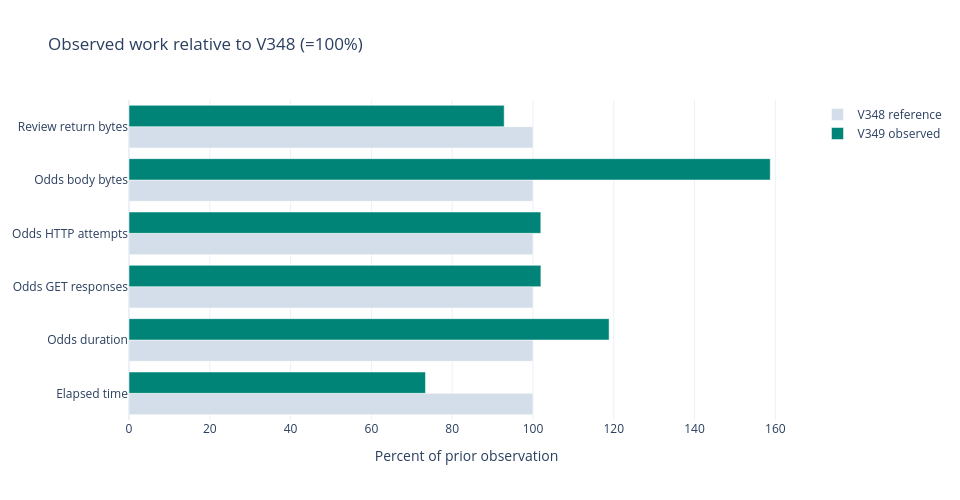

The code cell stored with this chart in its notebook:
### Markdown cell above
## Faster overall, with the source bottleneck still visible

The same 302 fitted operations and accepted scientific result were preserved.
End-to-end elapsed time fell 26.61%, from 550.57 to 404.06 seconds.
The odds phase became slower and downloaded more bytes: a decoder change deliberately
reinspected 7,700 prior negative objects. One-time custody-verified cleanup released
496,082,944 allocated bytes; 2,795,630,592 bytes were free afterward.

These are sequential observations, not a controlled concurrency benchmark.
Provider latency and background load were not controlled. Request counts cover
the odds worker and exclude archival transfers. Negative percentage reductions mean
growth, not savings. All 7,698 former hash-failure keys left the negative ledger,
while two other deterministic failures remained. That does not prove semantic
resolution: 7,774 broader owned containers remain unknown, with zero market admissions.

The recent ten-run ledger has zero SUCCESS, six PARTIAL and four STOPPED owner outcomes.
Three completed V349 workstreams do not create an overall success. The older V48
aggregate counters are reported history with overlapping categories; missing intermediate
executions prevent an exact updated all-time total.

### Code cell
import io, base64
import matplotlib.pyplot as plt
import plotly.graph_objects as go
from owner_replay import comparison_rows
measured = pd.DataFrame(comparison_rows(replay))
display(measured)
display(pd.DataFrame([replay['storage']]).T.rename(columns={0: 'Observed'}))
display(pd.DataFrame([replay['source_transition']]).T.rename(columns={0: 'Observed'}))
labels = ['Elapsed time', 'Odds duration', 'Odds GET responses',
          'Odds HTTP attempts', 'Odds body bytes', 'Review return bytes']
relative = (100 * measured['after'] / measured['before']).tolist()
before_label = replay['comparison']['baseline']['execution'].upper()
after_label = replay['execution'].upper()
comparison = go.Figure()
comparison.add_bar(y=labels, x=[100] * len(labels), name=before_label + ' reference',
                   orientation='h', marker_color='#d4deea')
comparison.add_bar(y=labels, x=relative, name=after_label + ' observed', orientation='h',
                   marker_color='#008477')
comparison.update_layout(title='Observed work relative to ' + before_label + ' (=100%)',
                         barmode='group', width=960, height=500,
                         template='plotly_white',
                         xaxis_title='Percent of prior observation')
static, ax = plt.subplots(figsize=(10, 5.2), layout='constrained')
yy = list(range(len(labels)))
ax.barh([v + .18 for v in yy], [100] * len(yy), height=.34,
        label=before_label + ' reference', color='#d4deea')
ax.barh([v - .18 for v in yy], relative, height=.34,
        label=after_label + ' observed', color='#008477')
ax.set(yticks=yy, yticklabels=labels, xlabel='Percent of prior observation',
       title='Observed work relative to ' + before_label
             + ' (=100%); not a controlled benchmark')
ax.legend(loc='lower right')
image = io.BytesIO()
static.savefig(image, format='png', dpi=120)
plt.close(static)
display({'application/vnd.plotly.v1+json': json.loads(comparison.to_json()),
         'image/png': base64.b64encode(image.getvalue()).decode()}, raw=True)
assert replay['systems']['negative_cache_hits'] == 0
assert replay['storage']['unique_scientific_bytes_discarded'] == 0

### Figure 1 — Plotly figure (JSON) as saved in the notebook; plotly's stock layout.template omitted (floating-point values rounded to 4 significant figures)
{"data": [{"marker": {"color": "#d4deea"}, "name": "V348 reference", "orientation": "h", "type": "bar", "x": [100, 100, 100, 100, 100, 100], "y": ["Elapsed time", "Odds duration", "Odds GET responses", "Odds HTTP attempts", "Odds body bytes", "Review return bytes"]}, {"marker": {"color": "#008477"}, "name": "V349 observed", "orientation": "h", "type": "bar", "x": [73.39, 118.8, 102.0, 101.9, 158.7, 92.87], "y": ["Elapsed time", "Odds duration", "Odds GET responses", "Odds HTTP attempts", "Odds body bytes", "Review return bytes"]}], "layout": {"barmode": "group", "height": 500, "title": {"text": "Observed work relative to V348 (=100%)"}, "width": 960, "xaxis": {"title": {"text": "Percent of prior observation"}}}}
